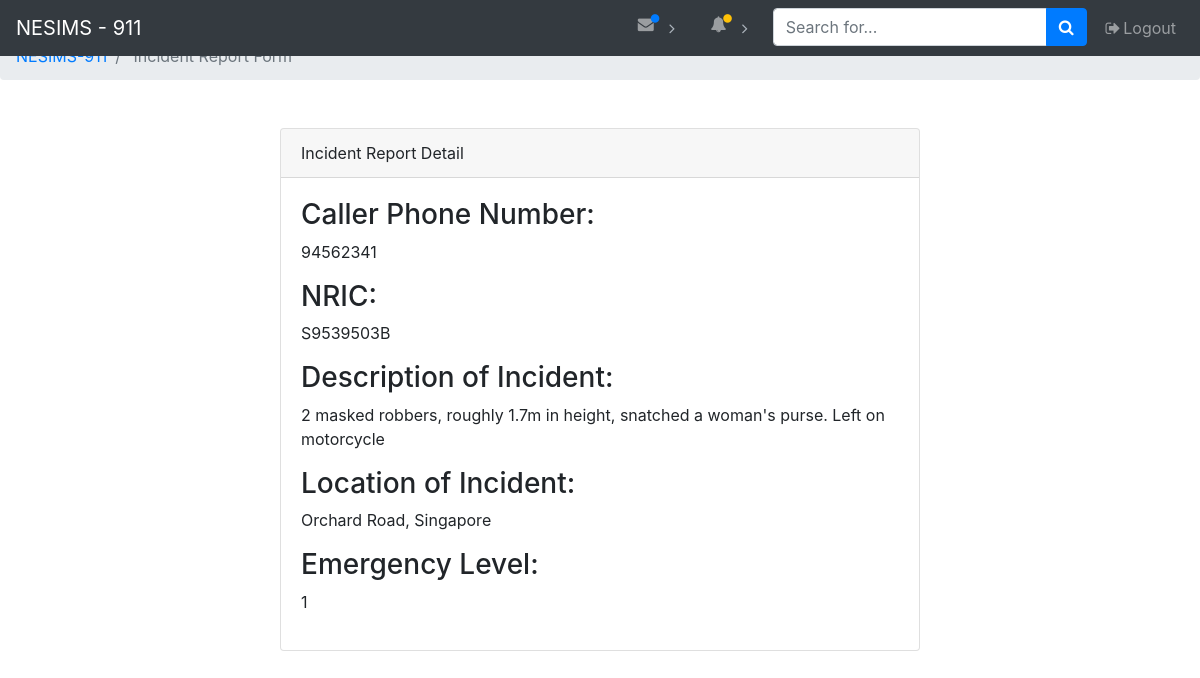
/47/, run on the app's committed database.
### system/models.py (models this page shows, shortened)
class IncidentReport( models.Model ):
	phone_number = models.CharField(max_length=10)
	nric = models.CharField(max_length=10)
	datetime = models.DateTimeField(auto_now_add=True)
	title = models.TextField(max_length=2000) #change to title
	detail = models.TextField(max_length=10000) #change to title
	location = models.CharField(max_length=1000)
	emergency_level = models.IntegerField(default=1)
	status = models.CharField(max_length=100)
	assigned_to_supervisor = models.CharField(max_length=100)
	longitude = models.FloatField(default=1.3483099)
	latitude = models.FloatField(default=103.68313469999998)

### system/views.py (the view)
# urls.py: url( r'^(?P<pk>[0-9]+)/$', views.DetailView.as_view(), name='detail'),
class DetailView( generic.DetailView ):
    model = IncidentReport
    template_name = 'system/detail.html'

### system/templates/system/detail.html (shortened to what this page needs)
{% extends 'base.html' %}
{% block body %}
	<ol class="breadcrumb">
		<li class="breadcrumb-item">
			<a href="operator-form.html">NESIMS-911</a>
		</li>
		<li class="breadcrumb-item active">
			Incident Report Form
		</li>
	</ol>
	<div class="card card-register mx-auto mt-5">
		<div class="card-header">Incident Report Detail</div>
		<div class="card-body">
			<h3>Caller Phone Number:</h3><p> {{ incidentreport.phone_number  }}</p>
			<h3>NRIC:</h3><p> {{ incidentreport.nric  }}</p>
			<h3>Description of Incident:</h3><p> {{ incidentreport.detail  }}</p>
			<h3>Location of Incident:</h3><p> {{ incidentreport.location  }}</p>
			<h3>Emergency Level:</h3><p> {{ incidentreport.emergency_level  }}</p>
		</div>
	</div>
{% endblock body %}

### system/static/css/sb-admin.css (style rules this page uses)
html { position: relative; min-height: 100%; }
body { overflow-x: hidden; }
.card-register { max-width: 40rem; }

### data on the page
IncidentReport: phone_number "94562341", nric "S9539503B", detail "2 masked robbers, roughly 1.7m in height, snatched a woman's purse. Left on motorcycle", location "Orchard Road, Singapore", emergency_level "1"
